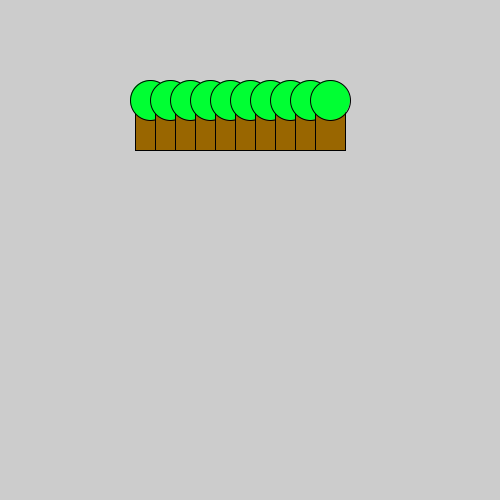
Frame 1 (no input)
Frame 60 (the mouse pressed at the canvas centre just before this capture): identical to frame 1, image omitted
Frame 120 (the mouse held since frame 60 and released just before this capture): identical to frame 1, image omitted

The Processing sketch that drew this single still picture (run headless with seeded random() and noise(); from frame 60 on, the mouse is pressed at the canvas centre):

// Processing sketch: opdracht_9_9_en_9_10_java
// ── opdracht_9_9_en_9_10_java.pde
int a = 85;
int b = 100;
int c = 100;
int d = 100;
int e = 10;
int x = 0;
void setup(){
  size (500,500);
  //boom(a,b,c,d);
  bos(e);

}


void draw(){
}


void boom(int e,int f,int g,int h){
 fill(153,102,0);
 rect(e,f,30,50);
 fill(0,255,51);
 ellipse(g,h,40,40);
}

void bos(int i){
  for(int y = 0; y < i; y++){
     x = y * 20 + 50;
   boom(a + x,b,c + x,d);
   println(x);
}
}
